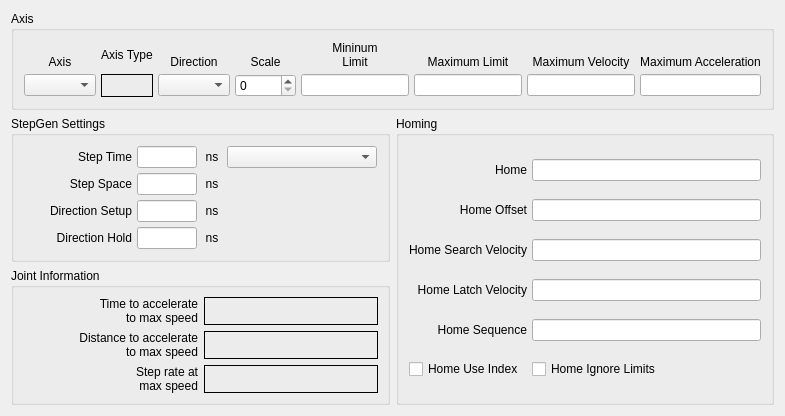
      <widget class="QWidget" name="joint2tab">
       <attribute name="title">
        <string>Joint 2</string>
       </attribute>
       <layout class="QGridLayout" name="gridLayout_17">
        <item row="1" column="0">
         <widget class="QGroupBox" name="groupBox_12">
          <property name="title">
           <string>StepGen Settings</string>
          </property>
          <layout class="QGridLayout" name="gridLayout_21">
           <property name="leftMargin">
            <number>10</number>
           </property>
           <property name="topMargin">
            <number>10</number>
           </property>
           <property name="rightMargin">
            <number>10</number>
           </property>
           <property name="bottomMargin">
            <number>10</number>
           </property>
           <property name="spacing">
            <number>5</number>
           </property>
           <item row="1" column="1">
            <widget class="QLineEdit" name="stepSpace_2">
             <property name="maximumSize">
              <size>
               <width>60</width>
               <height>16777215</height>
              </size>
             </property>
             <property name="text">
              <string/>
             </property>
             <property name="alignment">
              <set>Qt::AlignRight|Qt::AlignTrailing|Qt::AlignVCenter</set>
             </property>
            </widget>
           </item>
           <item row="3" column="1">
            <widget class="QLineEdit" name="dirHold_2">
             <property name="maximumSize">
              <size>
               <width>60</width>
               <height>16777215</height>
              </size>
             </property>
             <property name="text">
              <string/>
             </property>
             <property name="alignment">
              <set>Qt::AlignRight|Qt::AlignTrailing|Qt::AlignVCenter</set>
             </property>
            </widget>
           </item>
           <item row="0" column="0">
            <widget class="QLabel" name="label_104">
             <property name="text">
              <string>Step Time</string>
             </property>
             <property name="alignment">
              <set>Qt::AlignRight|Qt::AlignTrailing|Qt::AlignVCenter</set>
             </property>
            </widget>
           </item>
           <item row="1" column="2">
            <widget class="QLabel" name="label_120">
             <property name="minimumSize">
              <size>
               <width>20</width>
               <height>0</height>
              </size>
             </property>
             <property name="maximumSize">
              <size>
               <width>20</width>
               <height>16777215</height>
              </size>
             </property>
             <property name="text">
              <string>ns</string>
             </property>
             <property name="alignment">
              <set>Qt::AlignCenter</set>
             </property>
            </widget>
           </item>
           <item row="0" column="1">
            <widget class="QLineEdit" name="stepTime_2">
             <property name="maximumSize">
              <size>
               <width>60</width>
               <height>16777215</height>
              </size>
             </property>
             <property name="inputMask">
              <string/>
             </property>
             <property name="text">
              <string/>
             </property>
             <property name="alignment">
              <set>Qt::AlignRight|Qt::AlignTrailing|Qt::AlignVCenter</set>
             </property>
            </widget>
           </item>
           <item row="0" column="2">
            <widget class="QLabel" name="label_118">
             <property name="minimumSize">
              <size>
               <width>20</width>
               <height>0</height>
              </size>
             </property>
             <property name="maximumSize">
              <size>
               <width>20</width>
               <height>16777215</height>
              </size>
             </property>
             <property name="text">
              <string>ns</string>
             </property>
             <property name="alignment">
              <set>Qt::AlignCenter</set>
             </property>
            </widget>
           </item>
           <item row="1" column="0">
            <widget class="QLabel" name="label_119">
             <property name="text">
              <string>Step Space</string>
             </property>
             <property name="alignment">
              <set>Qt::AlignRight|Qt::AlignTrailing|Qt::AlignVCenter</set>
             </property>
            </widget>
           </item>
           <item row="2" column="0">
            <widget class="QLabel" name="label_121">
             <property name="text">
              <string>Direction Setup</string>
             </property>
             <property name="alignment">
              <set>Qt::AlignRight|Qt::AlignTrailing|Qt::AlignVCenter</set>
             </property>
            </widget>
           </item>
           <item row="2" column="1">
            <widget class="QLineEdit" name="dirSetup_2">
             <property name="maximumSize">
              <size>
               <width>60</width>
               <height>16777215</height>
              </size>
             </property>
             <property name="text">
              <string/>
             </property>
             <property name="alignment">
              <set>Qt::AlignRight|Qt::AlignTrailing|Qt::AlignVCenter</set>
             </property>
            </widget>
           </item>
           <item row="2" column="2">
            <widget class="QLabel" name="label_122">
             <property name="minimumSize">
              <size>
               <width>20</width>
               <height>0</height>
              </size>
             </property>
             <property name="maximumSize">
              <size>
               <width>20</width>
               <height>16777215</height>
              </size>
             </property>
             <property name="text">
              <string>ns</string>
             </property>
             <property name="alignment">
              <set>Qt::AlignCenter</set>
             </property>
            </widget>
           </item>
           <item row="3" column="0">
            <widget class="QLabel" name="label_123">
             <property name="text">
              <string>Direction Hold</string>
             </property>
             <property name="alignment">
              <set>Qt::AlignRight|Qt::AlignTrailing|Qt::AlignVCenter</set>
             </property>
            </widget>
           </item>
           <item row="3" column="2">
            <widget class="QLabel" name="label_124">
             <property name="minimumSize">
              <size>
               <width>20</width>
               <height>0</height>
              </size>
             </property>
             <property name="maximumSize">
              <size>
               <width>20</width>
               <height>16777215</height>
              </size>
             </property>
             <property name="text">
              <string>ns</string>
             </property>
             <property name="alignment">
              <set>Qt::AlignCenter</set>
             </property>
            </widget>
           </item>
           <item row="0" column="3">
            <widget class="QComboBox" name="driveCB_2">
             <property name="minimumSize">
              <size>
               <width>150</width>
               <height>0</height>
              </size>
             </property>
            </widget>
           </item>
          </layout>
         </widget>
        </item>
        <item row="0" column="0" colspan="2">
         <widget class="QGroupBox" name="jointAxisGroup_2">
          <property name="title">
           <string>Axis</string>
          </property>
          <layout class="QGridLayout" name="gridLayout_18">
           <property name="leftMargin">
            <number>10</number>
           </property>
           <property name="topMargin">
            <number>10</number>
           </property>
           <property name="rightMargin">
            <number>10</number>
           </property>
           <property name="bottomMargin">
            <number>10</number>
           </property>
           <property name="spacing">
            <number>5</number>
           </property>
           <item row="1" column="0">
            <widget class="QComboBox" name="axisCB_2"/>
           </item>
           <item row="0" column="4">
            <widget class="QLabel" name="label_64">
             <property name="text">
              <string>&lt;html&gt;&lt;head/&gt;&lt;body&gt;&lt;p&gt;Mininum&lt;br/&gt;Limit&lt;/p&gt;&lt;/body&gt;&lt;/html&gt;</string>
             </property>
             <property name="alignment">
              <set>Qt::AlignBottom|Qt::AlignHCenter</set>
             </property>
             <property name="wordWrap">
              <bool>true</bool>
             </property>
            </widget>
           </item>
           <item row="0" column="0">
            <widget class="QLabel" name="label_53">
             <property name="text">
              <string>Axis</string>
             </property>
             <property name="alignment">
              <set>Qt::AlignBottom|Qt::AlignHCenter</set>
             </property>
            </widget>
           </item>
           <item row="1" column="3">
            <widget class="QSpinBox" name="scale_2">
             <property name="maximum">
              <number>25000</number>
             </property>
            </widget>
           </item>
           <item row="0" column="2">
            <widget class="QLabel" name="label_54">
             <property name="text">
              <string>Direction</string>
             </property>
             <property name="alignment">
              <set>Qt::AlignBottom|Qt::AlignHCenter</set>
             </property>
            </widget>
           </item>
           <item row="1" column="2">
            <widget class="QComboBox" name="stepDir_2"/>
           </item>
           <item row="1" column="4">
            <widget class="QLineEdit" name="minLimit_2">
             <property name="alignment">
              <set>Qt::AlignRight|Qt::AlignTrailing|Qt::AlignVCenter</set>
             </property>
            </widget>
           </item>
           <item row="1" column="5">
            <widget class="QLineEdit" name="maxLimit_2">
             <property name="alignment">
              <set>Qt::AlignRight|Qt::AlignTrailing|Qt::AlignVCenter</set>
             </property>
            </widget>
           </item>
           <item row="0" column="5">
            <widget class="QLabel" name="label_69">
             <property name="text">
              <string>Maximum Limit</string>
             </property>
             <property name="textFormat">
              <enum>Qt::AutoText</enum>
             </property>
             <property name="alignment">
              <set>Qt::AlignBottom|Qt::AlignHCenter</set>
             </property>
             <property name="wordWrap">
              <bool>true</bool>
             </property>
            </widget>
           </item>
           <item row="0" column="6">
            <widget class="QLabel" name="label_76">
             <property name="text">
              <string>Maximum Velocity</string>
             </property>
             <property name="alignment">
              <set>Qt::AlignBottom|Qt::AlignHCenter</set>
             </property>
             <property name="wordWrap">
              <bool>true</bool>
             </property>
            </widget>
           </item>
           <item row="1" column="6">
            <widget class="QLineEdit" name="maxVelocity_2">
             <property name="alignment">
              <set>Qt::AlignRight|Qt::AlignTrailing|Qt::AlignVCenter</set>
             </property>
            </widget>
           </item>
           <item row="0" column="3">
            <widget class="QLabel" name="label_55">
             <property name="text">
              <string>Scale</string>
             </property>
             <property name="alignment">
              <set>Qt::AlignBottom|Qt::AlignHCenter</set>
             </property>
            </widget>
           </item>
           <item row="0" column="7">
            <widget class="QLabel" name="label_77">
             <property name="text">
              <string>Maximum Acceleration</string>
             </property>
             <property name="alignment">
              <set>Qt::AlignBottom|Qt::AlignHCenter</set>
             </property>
             <property name="wordWrap">
              <bool>true</bool>
             </property>
            </widget>
           </item>
           <item row="1" column="7">
            <widget class="QLineEdit" name="maxAccel_2">
             <property name="alignment">
              <set>Qt::AlignRight|Qt::AlignTrailing|Qt::AlignVCenter</set>
             </property>
            </widget>
           </item>
           <item row="0" column="1">
            <widget class="QLabel" name="label_16">
             <property name="text">
              <string>Axis Type</string>
             </property>
            </widget>
           </item>
           <item row="1" column="1">
            <widget class="QLabel" name="axisType_2">
             <property name="frameShape">
              <enum>QFrame::Box</enum>
             </property>
             <property name="text">
              <string/>
             </property>
            </widget>
           </item>
          </layout>
         </widget>
        </item>
        <item row="2" column="0">
         <widget class="QGroupBox" name="gridGroupBox_4">
          <property name="title">
           <string>Joint Information</string>
          </property>
          <layout class="QGridLayout" name="gridLayout_34">
           <item row="1" column="0" alignment="Qt::AlignRight">
            <widget class="QLabel" name="label_196">
             <property name="text">
              <string>&lt;html&gt;&lt;head/&gt;&lt;body&gt;&lt;p align=&quot;right&quot;&gt;Distance to accelerate&lt;br/&gt;to max speed&lt;/p&gt;&lt;/body&gt;&lt;/html&gt;</string>
             </property>
            </widget>
           </item>
           <item row="0" column="0">
            <widget class="QLabel" name="label_195">
             <property name="text">
              <string>Time to accelerate
to max speed</string>
             </property>
             <property name="alignment">
              <set>Qt::AlignRight|Qt::AlignTrailing|Qt::AlignVCenter</set>
             </property>
            </widget>
           </item>
           <item row="2" column="0" alignment="Qt::AlignRight">
            <widget class="QLabel" name="label_197">
             <property name="text">
              <string>&lt;html&gt;&lt;head/&gt;&lt;body&gt;&lt;p align=&quot;right&quot;&gt;Step rate at&lt;br/&gt;max speed&lt;/p&gt;&lt;/body&gt;&lt;/html&gt;</string>
             </property>
            </widget>
           </item>
           <item row="0" column="1">
            <widget class="QLabel" name="timeJoint_2">
             <property name="frameShape">
              <enum>QFrame::Box</enum>
             </property>
             <property name="text">
              <string/>
             </property>
            </widget>
           </item>
           <item row="1" column="1">
            <widget class="QLabel" name="distanceJoint_2">
             <property name="frameShape">
              <enum>QFrame::Box</enum>
             </property>
             <property name="text">
              <string/>
             </property>
            </widget>
           </item>
           <item row="2" column="1">
            <widget class="QLabel" name="stepRateJoint_2">
             <property name="frameShape">
              <enum>QFrame::Box</enum>
             </property>
             <property name="text">
              <string/>
             </property>
            </widget>
           </item>
          </layout>
         </widget>
        </item>
        <item row="1" column="1" rowspan="2">
         <widget class="QGroupBox" name="groupBox_9">
          <property name="title">
           <string>Homing</string>
          </property>
          <layout class="QGridLayout" name="gridLayout_20">
           <property name="leftMargin">
            <number>10</number>
           </property>
           <property name="topMargin">
            <number>10</number>
           </property>
           <property name="rightMargin">
            <number>10</number>
           </property>
           <property name="bottomMargin">
            <number>10</number>
           </property>
           <property name="spacing">
            <number>5</number>
           </property>
           <item row="0" column="0">
            <widget class="QLabel" name="label_90">
             <property name="text">
              <string>Home</string>
             </property>
             <property name="alignment">
              <set>Qt::AlignRight|Qt::AlignTrailing|Qt::AlignVCenter</set>
             </property>
            </widget>
           </item>
           <item row="0" column="1">
            <widget class="QLineEdit" name="home_2">
             <property name="alignment">
              <set>Qt::AlignRight|Qt::AlignTrailing|Qt::AlignVCenter</set>
             </property>
            </widget>
           </item>
           <item row="1" column="0">
            <widget class="QLabel" name="label_91">
             <property name="text">
              <string>Home Offset</string>
             </property>
             <property name="alignment">
              <set>Qt::AlignRight|Qt::AlignTrailing|Qt::AlignVCenter</set>
             </property>
            </widget>
           </item>
           <item row="1" column="1">
            <widget class="QLineEdit" name="homeOffset_2">
             <property name="alignment">
              <set>Qt::AlignRight|Qt::AlignTrailing|Qt::AlignVCenter</set>
             </property>
            </widget>
           </item>
           <item row="2" column="0">
            <widget class="QLabel" name="label_92">
             <property name="text">
              <string>Home Search Velocity</string>
             </property>
             <property name="alignment">
              <set>Qt::AlignRight|Qt::AlignTrailing|Qt::AlignVCenter</set>
             </property>
            </widget>
           </item>
           <item row="2" column="1">
            <widget class="QLineEdit" name="homeSearchVel_2">
             <property name="alignment">
              <set>Qt::AlignRight|Qt::AlignTrailing|Qt::AlignVCenter</set>
             </property>
            </widget>
           </item>
           <item row="3" column="0">
            <widget class="QLabel" name="label_93">
             <property name="text">
              <string>Home Latch Velocity</string>
             </property>
             <property name="alignment">
              <set>Qt::AlignRight|Qt::AlignTrailing|Qt::AlignVCenter</set>
             </property>
            </widget>
           </item>
           <item row="3" column="1">
            <widget class="QLineEdit" name="homeLatchVel_2">
             <property name="alignment">
              <set>Qt::AlignRight|Qt::AlignTrailing|Qt::AlignVCenter</set>
             </property>
            </widget>
           </item>
           <item row="5" column="0">
            <widget class="QCheckBox" name="homeUseIndex_2">
             <property name="text">
              <string>Home Use Index</string>
             </property>
            </widget>
           </item>
           <item row="5" column="1">
            <widget class="QCheckBox" name="homeIgnoreLimits_2">
             <property name="text">
              <string>Home Ignore Limits</string>
             </property>
            </widget>
           </item>
           <item row="4" column="1">
            <widget class="QLineEdit" name="homeSequence_2">
             <property name="toolTip">
              <string>&lt;html&gt;&lt;head/&gt;&lt;body&gt;&lt;p&gt;Home sequences start at 0 and do not skip a number.&lt;/p&gt;&lt;p&gt;Multiple joint axis use a negative number.&lt;/p&gt;&lt;p&gt;Leave blank to home the joint manually.&lt;/p&gt;&lt;/body&gt;&lt;/html&gt;</string>
             </property>
            </widget>
           </item>
           <item row="4" column="0">
            <widget class="QLabel" name="label_139">
             <property name="text">
              <string>Home Sequence</string>
             </property>
             <property name="alignment">
              <set>Qt::AlignRight|Qt::AlignTrailing|Qt::AlignVCenter</set>
             </property>
            </widget>
           </item>
          </layout>
         </widget>
        </item>
       </layout>
      </widget>
